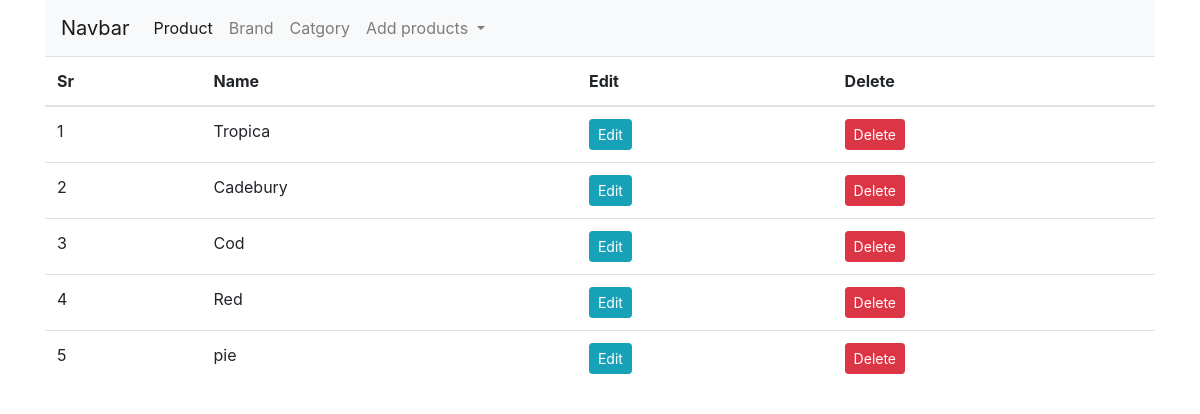
The app's page /brands (signed in) with its own data.
### shop/products/models.py (models this page shows, shortened)
class Brand(db.Model):
    id = db.Column(db.Integer, primary_key=True)
    name = db.Column(db.String(30), unique=True, nullable=False)

### shop/admin/views.py (the view)
@app.route('/brands')
def brands():
    if 'email' not in session:
        flash(f'Please login first', 'danger')
        return redirect(url_for('login'))
    brands = Brand.query.order_by(Brand.id.desc()).all()
    return render_template('admin/brand.html', title='Brand Page', brands=brands)

### shop/templates/admin/brand.html (shortened to what this page needs)
{% extends 'layout.html' %}
{% block content %}
<div class="container">
    <nav class="navbar navbar-expand-lg navbar-light bg-light">
        <a class="navbar-brand" href="{{url_for('admin')}}">Navbar</a>
        <div class="collapse navbar-collapse" id="navbarNavDropdown">
          <ul class="navbar-nav">
            <li class="nav-item active">
              <a class="nav-link" href="{{url_for('admin')}}">Product <span class="sr-only">(current)</span></a>
            </li>
            <li class="nav-item">
              <a class="nav-link" href="{{url_for('brands')}}">Brand</a>
            </li>
            <li class="nav-item">
              <a class="nav-link" href="{{url_for('categories')}}">Catgory</a>
            </li>
            <li class="nav-item dropdown">
              <a class="nav-link dropdown-toggle" href="#" id="navbarDropdownMenuLink" role="button" data-toggle="dropdown" aria-haspopup="true" aria-expanded="false">
                Add products
              </a>
            </li>
          </ul>
        </div>
      </nav>
</div>
<div class="container">
    <table class="table tbale-sm">
        <thead>
            <th>Sr</th>
            <th>Name</th>
            <th>Edit</th>
            <th>Delete</th>
        </thead>
        <tbody>
         {% if brands %}
          {% for brand in brands %}
          <tr>
            <td>{{loop.index}}</td>
            <td>{{ brand.name }}</td>
            <td><a href="{{url_for('updatebrand', id=brand.id)}}" class="btn btn-sm btn-info">Edit</a></td>
            <td><button type="button" class="btn btn-danger btn-sm" data-toggle="modal" data-target="#exampleModal-{{brand.id}}">
              Delete
            </button></td>
          </tr>
          {% endfor %}
          {% endif %}
        </tbody>
    </table>
</div>
{% endblock content %}

### shop/templates/layout.html (shortened to what this page needs)
<!doctype html>
<html lang="en">
  <head>
    <link rel="stylesheet" href="{{url_for('static', filename='css/bootstrap.min.css')}}">
  </head>
  <body>
    {% block content %}
    {% endblock content %}
  </body>
</html>

### records on screen
Brand: name "Tropica"
Brand: name "Cadebury"
Brand: name "Cod"
Brand: name "Red"
Brand: name "pie"
